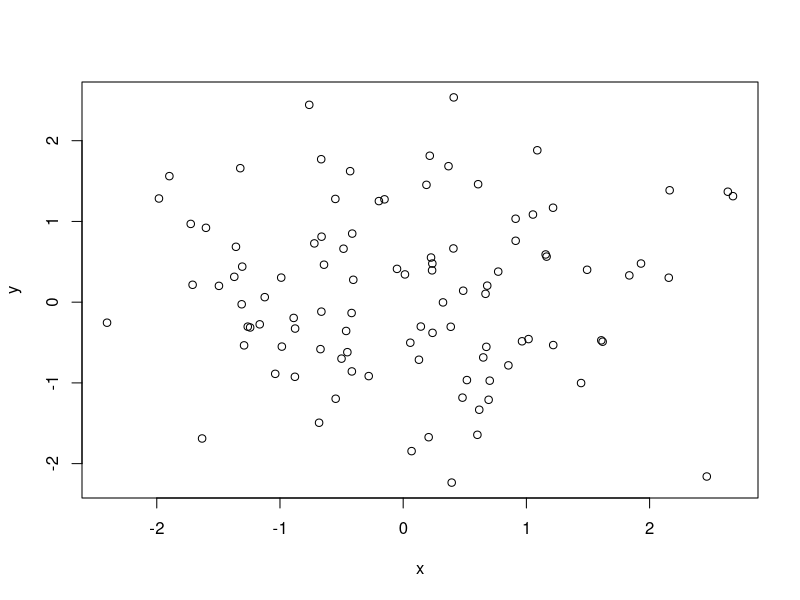
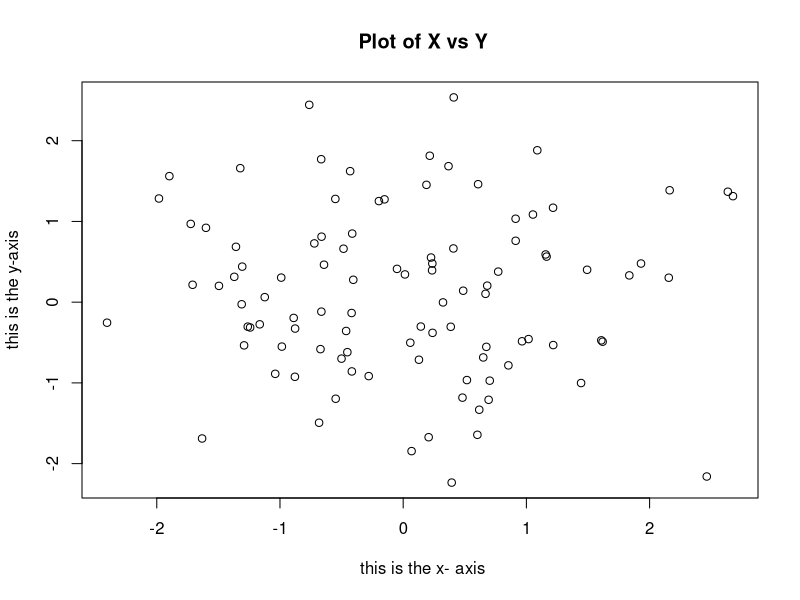
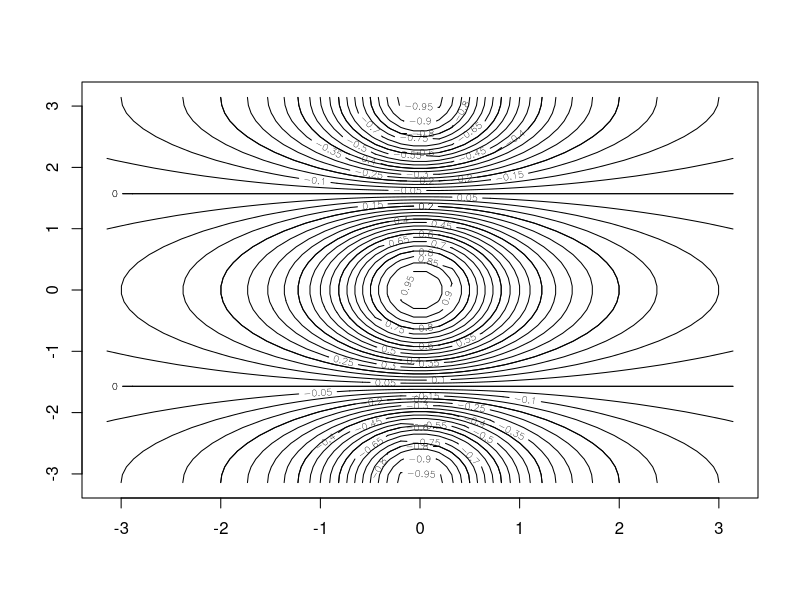
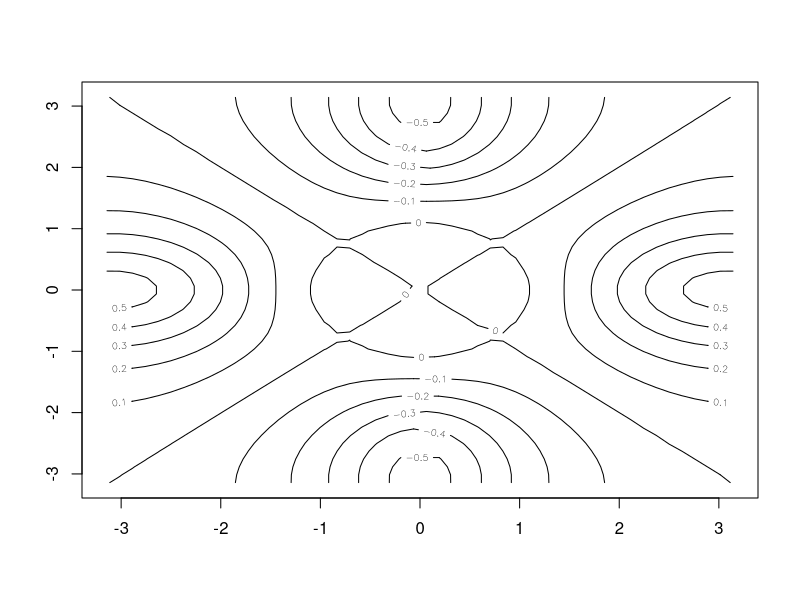
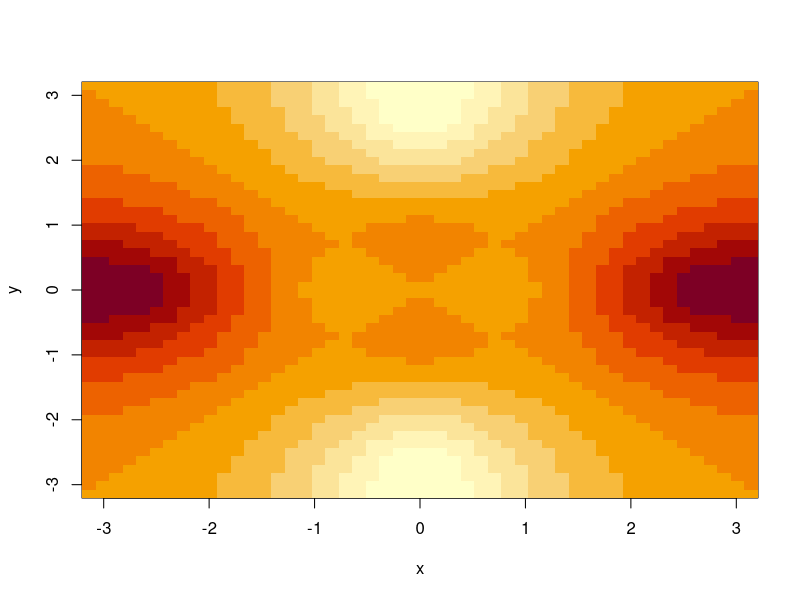
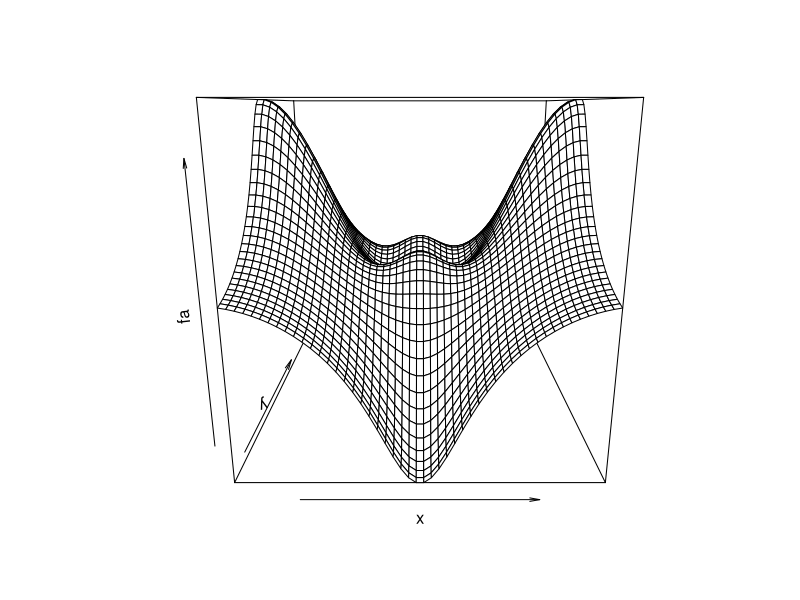
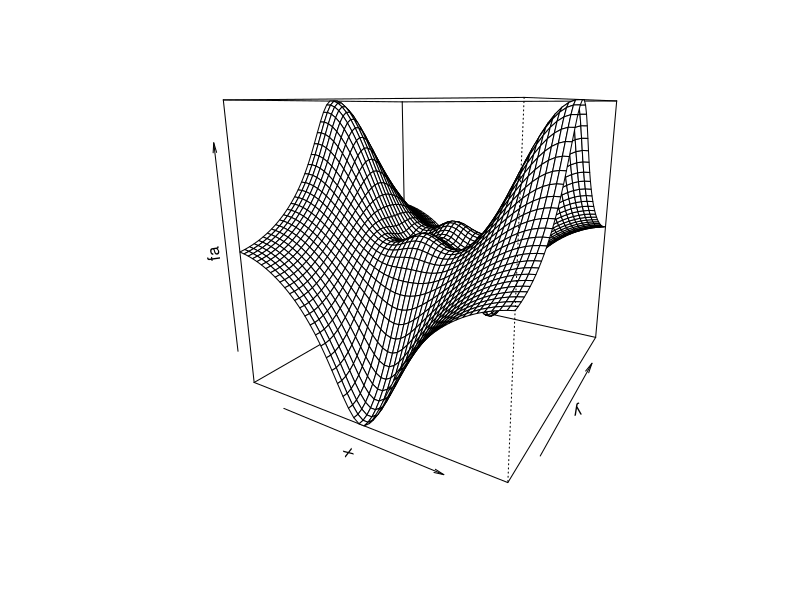
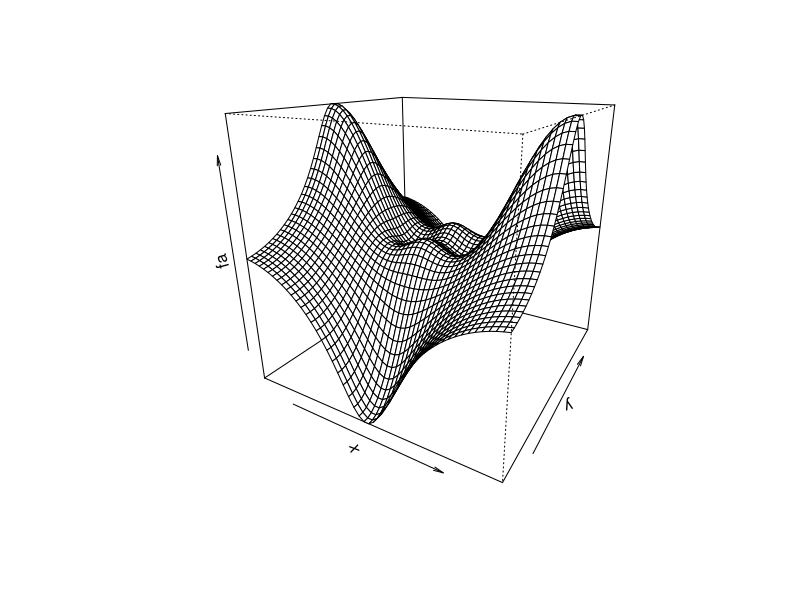

Here is the R script that generated these plots, in order: (Note: this script raises an error after producing the figures.)
x <- c(1,4,6)
y <- c(2,3,5)
x + y
length(x)
length(y)
rm(list = ls())
x= matrix ( data=c(1 ,2 ,3 ,4) , nrow =2, ncol =2)
x
matrix ( data=c(1 ,2 ,3 ,4) , nrow =2, ncol =2 , byrow = TRUE)
sqrt(x)
x^2
x= rnorm (50)
y=x+ rnorm (50, mean =50, sd =.1)
cor (x,y)
?cor
set.seed (1303) #necessary to get same output from rnorm every time.
rnorm (50)

 set.seed(3)
 y= rnorm (100)
 mean(y)
 var (y)
 sqrt(var (y))
 sd(y)
 
x= rnorm (100)
y= rnorm (100)
plot(x,y)
plot(x,y, xlab =" this is the x- axis", ylab =" this is the y-axis ",
      main =" Plot of X vs Y")
x=seq (-pi ,pi ,length =50)
x 
y=x
f= outer (x,y, function (x,y)cos (y)/(1+x ^2) )
contour (x,y,f)
contour (x,y,f, nlevels =45, add =T)
fa=(f-t(f))/2
contour (x,y,fa , nlevels =15)

image (x,y,fa)
persp (x,y,fa)
persp (x,y,fa ,theta =30)
persp (x,y,fa ,theta =30, phi =20)
persp (x,y,fa ,theta =30, phi =70)
persp (x,y,fa ,theta =30, phi =40)

A= matrix (1:16 ,4 ,4)
A
A[c(1 ,3) ,c(2 ,4) ]
dim(A)
fix(Auto)
names(Auto)

attach(Auto)
plot(cylinders,mpg)
cylinders <- as.factor(cylinders)
plot(cylinders, mpg) # convert quantitative to qualitative
                     #if x-axis qualitative, default box plot
plot(cylinders , mpg , col =" red ")
plot(cylinders , mpg , col =" red ", varwidth =T)
plot(cylinders , mpg , col =" red ", varwidth =T, horizontal =T)
plot(cylinders , mpg , col =" red ", varwidth =T, xlab =" cylinders ",
     ylab =" MPG ")

hist(mpg )
hist(mpg ,col =2) #same as col = "red"
hist(mpg ,col =2, breaks =15)

pairs ( Auto)
pairs (~ mpg + displacement + horsepower + weight +
          acceleration , Auto)

plot( horsepower ,mpg )
identify ( horsepower ,mpg , name)

summary(Auto)
summary(mpg)
